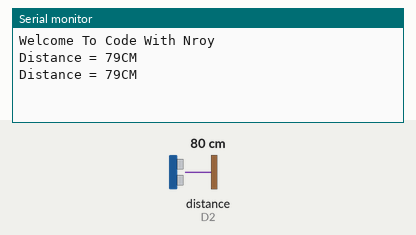
Recording of a sketch running on a simulated ESP8266 (NodeMCU). On the bench: the last lines printed to the serial monitor. Wiring (inferred from the names in the program): ultrasonic range finder: trigger D1; echo D2. Inputs (shaded band) come from the test bench; at power-on: distance to the obstacle (sensor on D2) 80 cm. The echo pulse lasts 58.3 µs per cm; WiFi joins after 1.5 s; servers stay silent unless stated.

Above: at 3.0 s.
3.1 s: distance to the obstacle (sensor on D2) set to 2 cm
At 4.6 s:
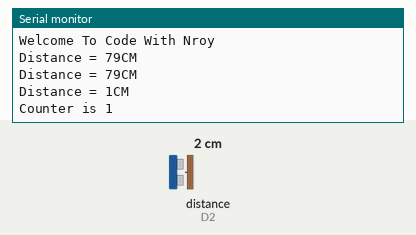
6.3 s: distance to the obstacle (sensor on D2) set to 4 cm
At 7.4 s:
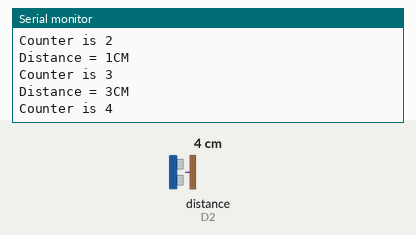
Timing chart, 0 to 9.3 s (numbered marks = the images above; inputs shaded):
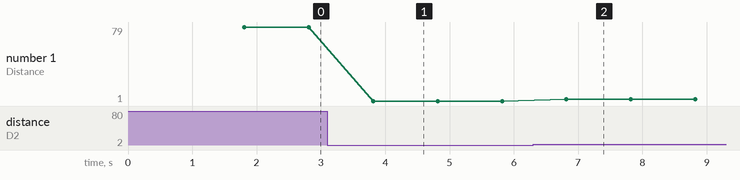

The sketch:

count_pussup.ino
```cpp
int trigpin=D1;
int echopin=D2;
long duration;
int distance;
int counter=0;
WidgetLCD lcd(V0);
#define BLYNK_PRINT Serial

#include <ESP8266WiFi.h>
#include <BlynkSimpleEsp8266.h>
char auth[] = "XPELhcATUZPA07e_Ul8m1QImXmBlb5aC";
char ssid[] = "groot";
char pass[] = "12345678";
void setup()
{
 Blynk.begin(auth, ssid, pass);
  Serial.begin(115200);
  pinMode(trigpin,OUTPUT);
  pinMode(echopin,INPUT);
  Serial.println("Welcome To Code With Nroy");
}
void loop()
{
   Blynk.run();
  digitalWrite(trigpin,LOW);
 delayMicroseconds(2);
  digitalWrite(trigpin,HIGH);
  delayMicroseconds(10);
  digitalWrite(trigpin,LOW);
  digitalWrite(echopin,HIGH);
  duration = pulseIn(echopin,HIGH);
  distance= duration*0.034/2;
  Serial.print("Distance = ");
  Serial.print(distance);
  Serial.println("CM");
  if(distance<=15)
  {
      counter=counter+1;

  }
 if (counter)
 {
      Serial.print("Counter is ");
      Serial.println(counter);
      lcd.print(0,0,counter);

 }

  delay(1000);
}
```

Measured:
- after the input at 3.1 s, the serial monitor: prints a new line after 0.72 s (image 1)
- after the input at 6.3 s, the serial monitor: prints a new line after 0.52 s (image 2)
- plotted number 1: 79 → 1 after the input at 3.1 s
